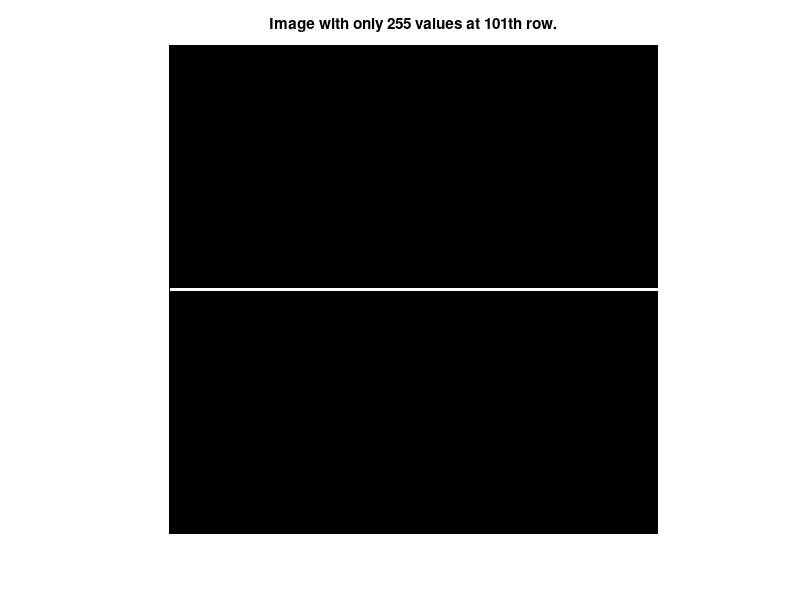
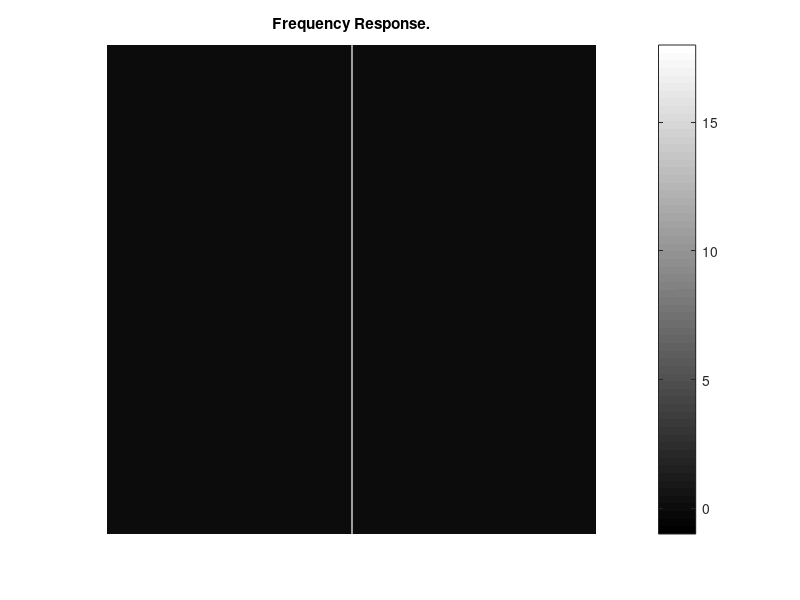

Reproduce these figures in MATLAB, in order.
% Creating image
image = zeros(201, 201);
image(101, :) = 255;

figure(1);
imshow(image);
title("Image with only 255 values at 101th row.")

figure(2);
imshow(log(abs(fftshift(fft2(image)))+1), [-1,18]);
title("Frequency Response.")
colormap('jet');colorbar;